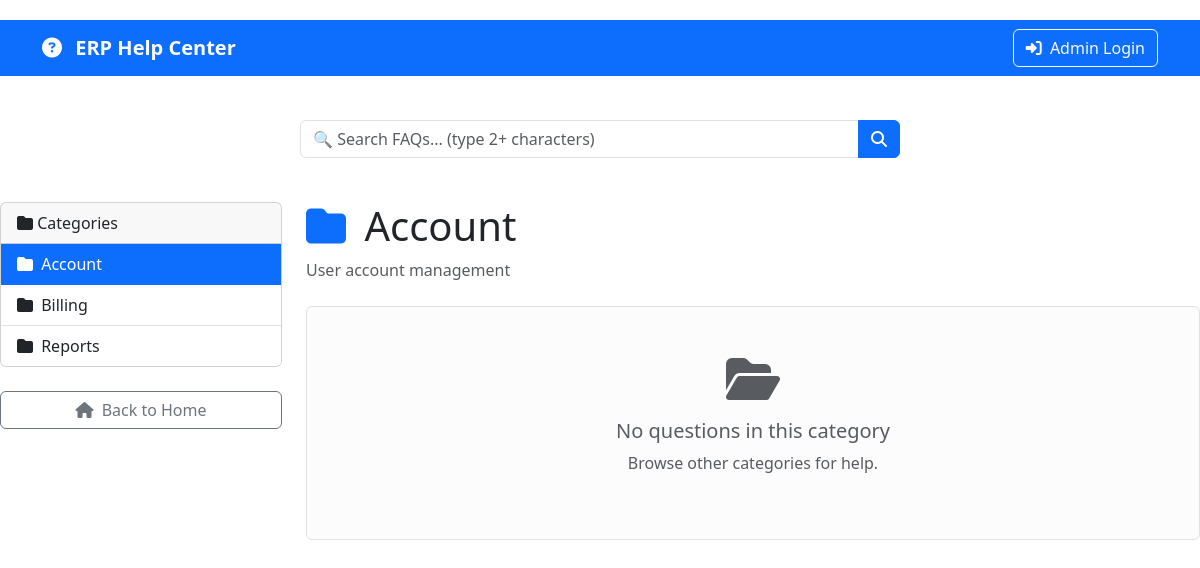
/category.php?id=2, run on the app's committed database.
### tables this page shows
CREATE TABLE categories (
    id INT PRIMARY KEY AUTO_INCREMENT,
    name VARCHAR(100) NOT NULL UNIQUE,
    description TEXT,
    is_archived BOOLEAN DEFAULT FALSE
);

### config/db.php (called while the page is built, shortened)
<?php
class Database {
    private $conn;
    public function __construct() {
        try {
            $this->conn = new PDO(
                "mysql:host=" . DB_HOST . ";dbname=" . DB_NAME . ";charset=utf8mb4",
                DB_USER,
                DB_PASS,
                [
                    PDO::ATTR_ERRMODE => PDO::ERRMODE_EXCEPTION,
                    PDO::ATTR_DEFAULT_FETCH_MODE => PDO::FETCH_ASSOC
                ]
            );
        } catch(PDOException $e) {
            die("Database connection failed: " . $e->getMessage());
        }
    }
    public function query($sql, $params = []) {
        $stmt = $this->conn->prepare($sql);
        $stmt->execute($params);
        return $stmt;
    }
}
?>

### category.php (the view, shortened to what this page needs)
<?php
$categoryId = isset($_GET['id']) ? (int)$_GET['id'] : 0;
$db = new Database();
$category = $db->query(
    "SELECT * FROM categories WHERE id = ? AND is_archived = FALSE",
    [$categoryId]
)->fetch();
$faqs = $db->query("
    SELECT * FROM faqs
    WHERE category_id = ? AND is_archived = FALSE
    ORDER BY id DESC
", [$categoryId]);
$allCategories = $db->query("
    SELECT * FROM categories
    WHERE is_archived = FALSE
    ORDER BY name
");
?>
<?php
include 'includes/header.php';
?>
<div class="row">
    <div class="col-md-3">
        <div class="card mb-4">
            <div class="card-header">
                <i class="fas fa-folder"></i> Categories
            </div>
            <div class="list-group list-group-flush">
                <?php while ($cat = $allCategories->fetch()): ?>
                <a href="category.php?id=<?php echo $cat['id']; ?>"
                   class="list-group-item list-group-item-action <?php echo $cat['id'] == $categoryId ? 'active' : ''; ?>">
                    <i class="fas fa-folder me-1"></i>
                    <?php echo htmlspecialchars($cat['name']); ?>
                </a>
                <?php endwhile; ?>
            </div>
        </div>
        <a href="index.php" class="btn btn-outline-secondary w-100">
            <i class="fas fa-home me-1"></i> Back to Home
        </a>
    </div>
    <div class="col-md-9">
        <div class="mb-4">
            <h1>
                <i class="fas fa-folder text-primary me-2"></i>
                <?php echo htmlspecialchars($category['name']); ?>
            </h1>
            <?php if (!empty($category['description'])): ?>
            <p class="text-muted"><?php echo htmlspecialchars($category['description']); ?></p>
            <?php endif; ?>
        </div>
        <?php if ($faqs->rowCount() > 0): ?>
            <?php $counter = 0; while ($faq = $faqs->fetch()): $counter++; ?>
            <div class="card mb-3 faq-item" id="faq-<?php echo $faq['id']; ?>">
                <div class="card-body">
                    <h5 class="card-title mb-2">
                        <i class="fas fa-question-circle text-primary me-2"></i>
                        <?php echo htmlspecialchars($faq['question']); ?>
                    </h5>
                    <div class="card-text mb-3 text-muted">
                        <?php echo truncateText($faq['answer'], 150); ?>
                    </div>
                    <button class="btn btn-outline-primary read-more-btn mb-3"
                            onclick="toggleAnswer(<?php echo $faq['id']; ?>)"
                            id="toggle-btn-<?php echo $faq['id']; ?>">
                        <i class="fas fa-chevron-down rotate-icon" id="icon-<?php echo $faq['id']; ?>"></i>
                        <span id="toggle-text-<?php echo $faq['id']; ?>">Read Full Answer</span>
                    </button>
                    <div class="answer-hidden" id="answer-<?php echo $faq['id']; ?>">
                        <div class="border-top pt-3 mt-3">
                            <h6 class="mb-3"><i class="fas fa-align-left text-secondary me-2"></i>Full Answer:</h6>
                            <div class="card-text mb-4">
                                <?php echo nl2br(htmlspecialchars($faq['answer'])); ?>
                            </div>
                            <div class="border-top pt-3">
                                <p class="text-muted mb-2">
                                    <i class="fas fa-thumbs-up text-success me-1"></i>
                                    <i class="fas fa-thumbs-down text-danger me-1"></i>
                                    Was this answer helpful?
                                </p>
                                <div class="btn-group" role="group" id="vote-group-<?php echo $faq['id']; ?>">
                                    <button type="button"
                                            class="btn btn-outline-success"
                                            onclick="voteFAQ(<?php echo $faq['id']; ?>, 'up', this)">
                                        <i class="fas fa-thumbs-up"></i> Yes
                                    </button>
                                    <button type="button"
                                            class="btn btn-outline-danger"
                                            onclick="voteFAQ(<?php echo $faq['id']; ?>, 'down', this)">
                                        <i class="fas fa-thumbs-down"></i> No
                                    </button>
                                </div>
                            </div>
                        </div>
                    </div>
                </div>
            </div>
            <?php endwhile; ?>
        <?php else: ?>
            <div class="alert alert-light border text-center py-5">
                <i class="fas fa-folder-open fa-3x text-muted mb-3"></i>
                <h5 class="text-muted">No questions in this category</h5>
                <p class="text-muted">Browse other categories for help.</p>
            </div>
        <?php endif; ?>
    </div>
</div>
<?php include 'includes/footer.php'; ?>

### includes/header.php (style rules this page uses)
body { padding-top: 20px; }

### data on the page
categories: name "Account", description "User account management"
categories: name "Billing"
categories: name "Reports"

### other printed values
SITE_NAME "ERP Help Center"
